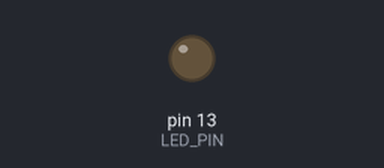
A sketch run on a simulated Arduino Uno, built with avr-gcc and run on an emulated ATmega328P. Parts: output pins drawn as LEDs (lit = HIGH). What the sketch prints to the serial monitor is not drawn.

Above: at 1.0 s.
At 3.0 s:
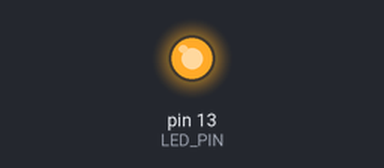
Timing chart, 0 to 5.3 s (numbered marks = the images above):
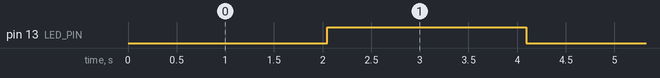

The sketch:

RS232_Pin_10_and_11.ino
```cpp
#include <String.h>
#include <stdlib.h>
//
#include <arduino.h>
#include <SoftwareSerial.h>

#define LED_PIN 13

SoftwareSerial mySerial(11, 10); // RX, TX //Note which I define the pins to be used as TX and RX, you can use the pin 0 & 1 by default!

unsigned long lastTimeLedBlinked = millis();
unsigned long delayBetweenBlink = 2000;
byte ledState = LOW;

void setup() {
//Serial.begin(9600, SERIAL_8N1);   //Here I send the parameter's

  Serial.begin(115200);  // Initialization of serial to the monitor of IDE
//  while (!Serial)
//  {
//    ; // This waite is necessary only to plataform of LEONARD
//  }
pinMode(LED_PIN, OUTPUT);
pinMode(10, OUTPUT);  //TX
pinMode(11, INPUT);   //RX

mySerial.begin(9600);
}

void loop() {
//  if (mySerial.available())
//    //Serial.write(mySerial.read());
//  if (Serial.available())
//   // mySerial.write(Serial.read());
uint8_t shift = 0;
uint8_t count = 0;
unsigned long timeNow = millis();
String myStr = String(count, 5); //Here I define the length of string of number, this case put 5 spaces which will be occupied by the number!
String myString = String("Number:  ") + String(myStr);


while(1){
myStr = String(count, 5);
myString = String("Number:  ") + String(myStr);


delay(100);
timeNow = millis();
//This if is used to make a delay and let the uC not busy or stuck!
  if (timeNow - lastTimeLedBlinked > delayBetweenBlink)
  {
    if (ledState == LOW)
    {
      ledState = HIGH;
      mySerial.print("                                        "); //Send 40 spaces!
    }
    else
    {
      ledState = LOW;
      mySerial.write(0x1b); //
      mySerial.write(0x40); // mySerial.write(0x44);//Write continuous
      switch (shift){
        case 0: shift++; mySerial.print("012356789ABCDEFGHIJKLMNOPQRSTUVXZW");
        break;
        case 1: shift++; mySerial.write(0x0b); /*Initial cursor*/ mySerial.print(myString);
        break;
        case 2: shift=0; mySerial.print("Hi Folks!                               ");
        break;
      }
      count++;
    }
    digitalWrite(LED_PIN, ledState);
    lastTimeLedBlinked = timeNow;
  }
  Serial.println(count);
  }
}
```

Measured:
- by itself, pin 13 (LED_PIN): alternates HIGH for 2.0 s and LOW for 2.0 s
